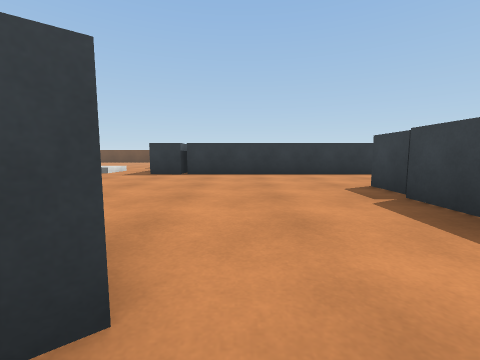
[1] (above)

24 first-person views from a walk through a 3-D level made in the Unity game engine. The camera is 0.61 m above the floor, tilts 6° down and sees 90° across. The floor is counted in squares, 1 m on a side. Each view is taken from the middle of a square. On the plan, view 1 faces up. The plan holds only what a view shows up to about 9 squares ahead; the rest is blank. The place goes on beyond the plan. The player is left out. Some surface patterns are stand-ins.

[2]
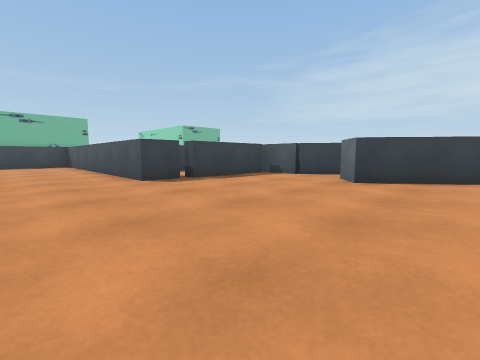

[3]
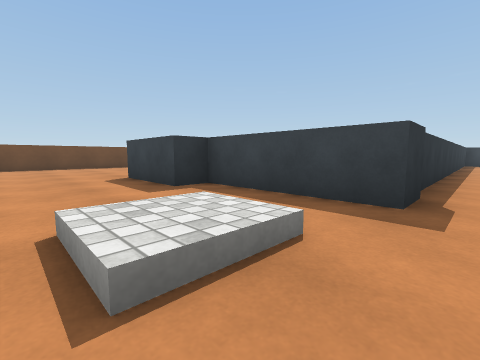

[4]
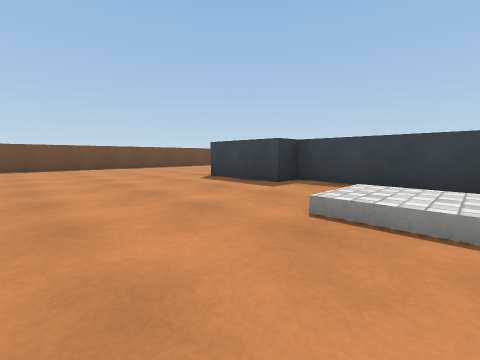

[5]
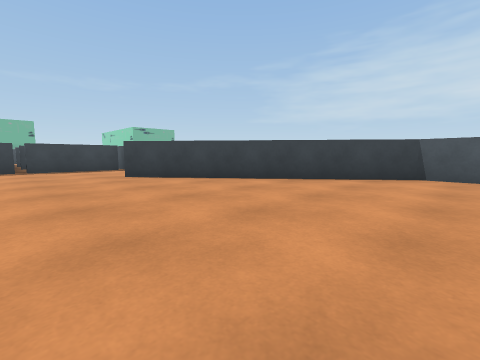

[6]
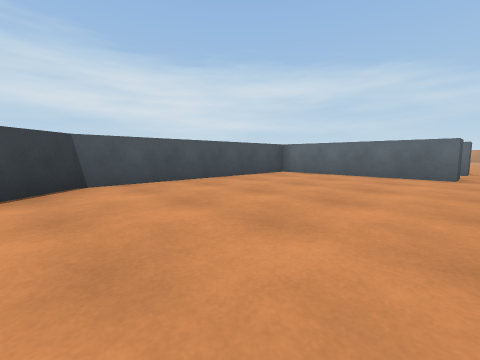

[7]
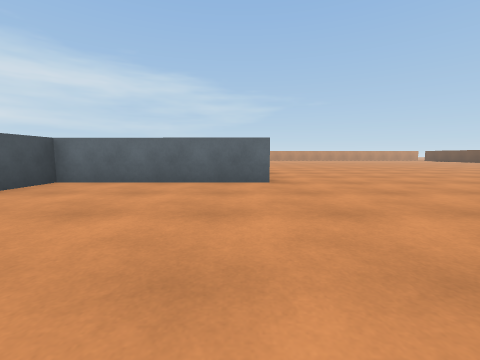

[8]
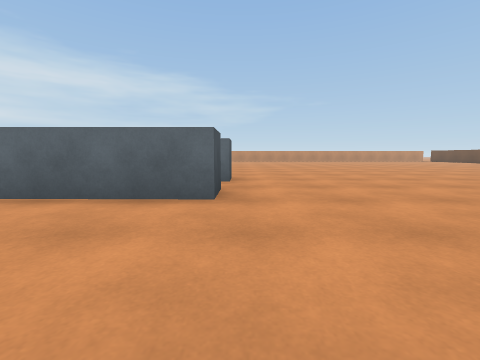

[9]
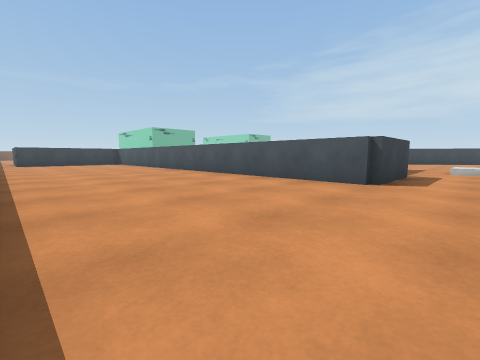

[10]
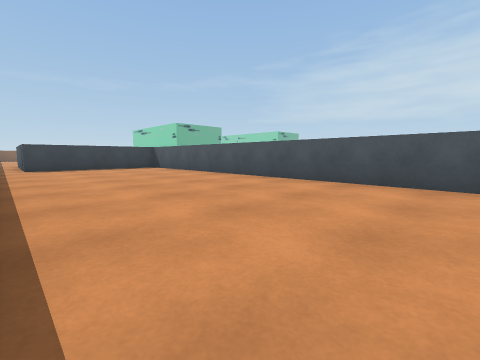

[11]
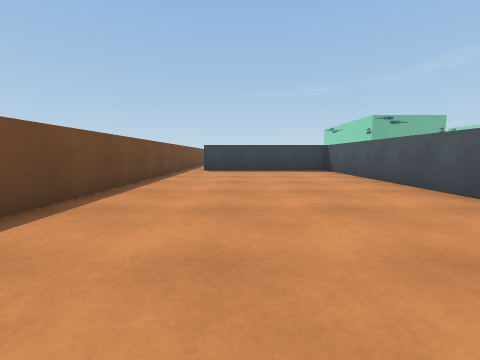

[12]
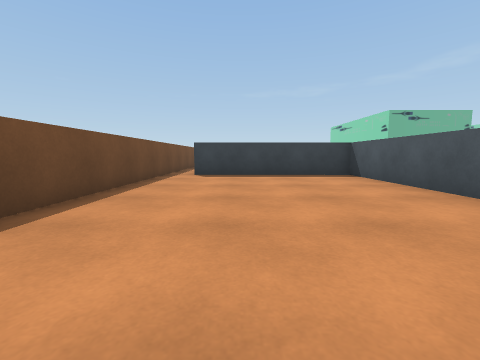

[13]
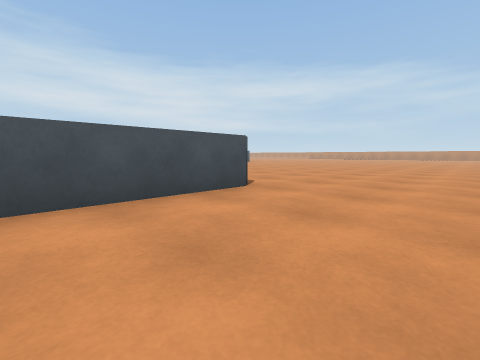

[14]
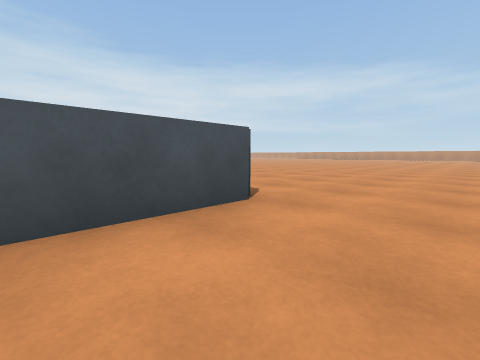

[15]
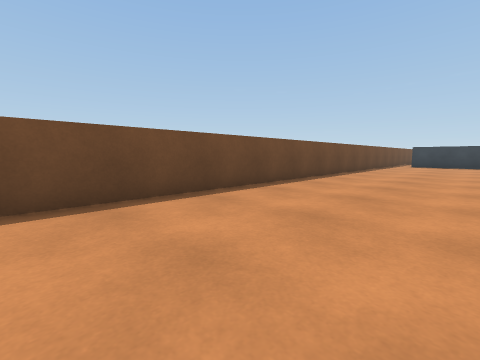

[16]
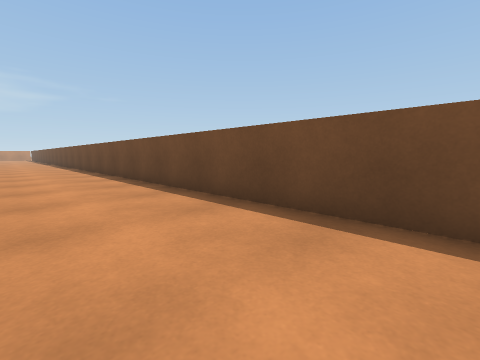

[17]
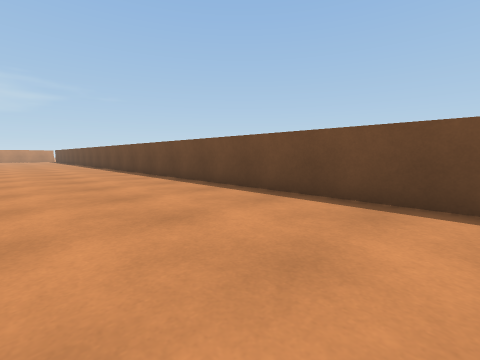

[18]
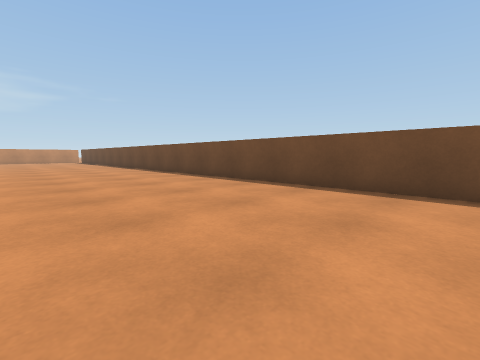

[19]
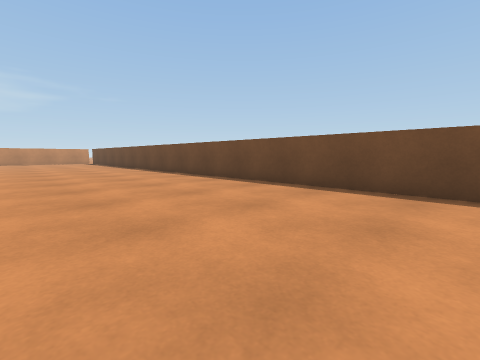

[20]
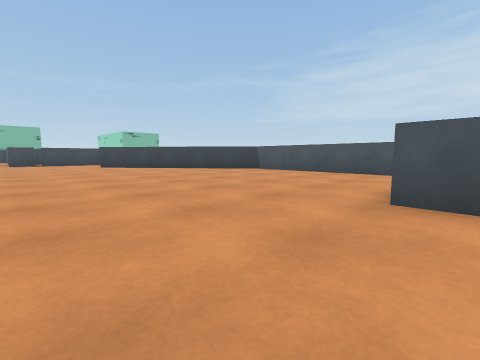

[21]
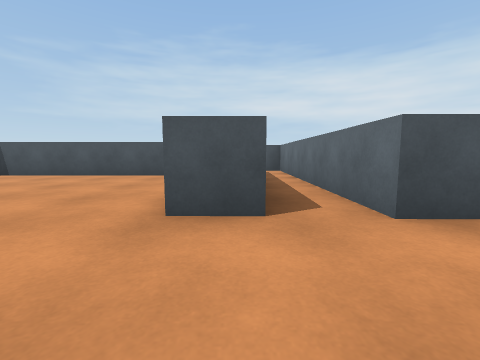

[22]
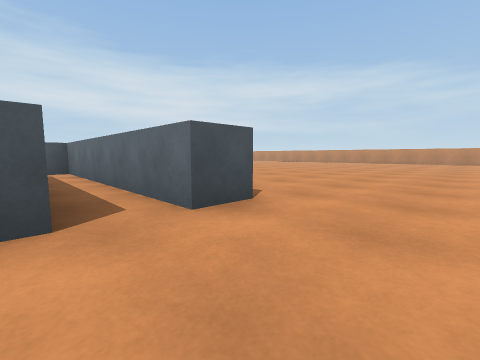

[23]
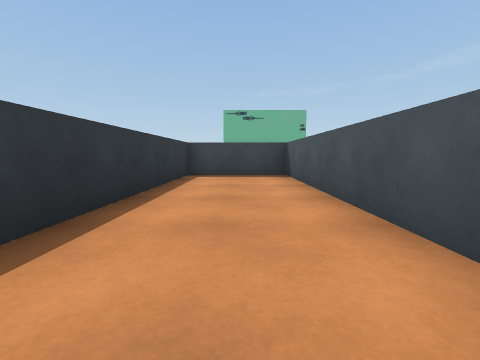

[24]
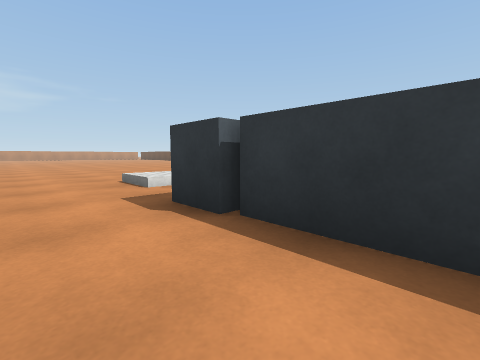

### Floor plan
Points are (right, up) in squares from view 1. A wall is a line through its corners. A room is listed if a view was taken in it or the views show most of it. See-through windows are left out.
Room 1 (view 1)
walls: (0, -0.6) (1.1, 0.3)
ways out: opening at (0, 1) to room 2
Room 2 (views 2, 3, 4, 5, 6, 7, 8, 9, 10, 11, 12, 13, 14, 15, 16, 17, 18, 19, 20, 21, 22, 23, 24)
walls: (-14.3, 1.7) (-13.3, 1.6) (-13.3, -3.1) (-6.9, -3.1) (-1.1, 1.6) (-0.4, 0.7); (2.6, 3.5) (2.6, 4.7) (11.2, 4.6) (11.3, 7.6) (-2.8, 7.7) (-2.8, 11.2) (-3.6, 11.2) (-3.6, 13.8) (11.3, 13.6) (11.4, 18.5); (-15.5, 1.7) (-15.5, -5.2) (-15, -5.2); (1.1, 0.3) (2.6, 0.3); (2.3, 0.5) (2.4, 3.4) (2.8, 3.4); (12.5, 19.3) (-20.5, 19.3)
low walls: (-5, 9.2) (-4.5, 9.2); (-4.4, 7.9) (-5.7, 7.9) (-5.7, 9.2)
ways out: opening at (0, 1) to room 1; opening at (-18, 2)

Where each view was taken, in squares from view 1:
view 1: 0 up, 0 right, facing up
view 2: 7 up, 3 left, facing down-right
view 3: 7 up, 6 left, facing up-right
view 4: 8 up, 8 left, facing up-right
view 5: 4 up, 8 left, facing down-right
view 6: 2 up, 6 left, facing down-left
view 7: 1 up, 8 left, facing left
view 8: 2 up, 10 left, facing left
view 9: 19 up, 5 left, facing down-right
view 10: 19 up, 0 right, facing down-right
view 11: 17 up, 2 right, facing right
view 12: 17 up, 4 right, facing right
view 13: 17 up, 0 right, facing down-left
view 14: 16 up, 1 left, facing down-left
view 15: 16 up, 3 left, facing up-right
view 16: 17 up, 0 right, facing up-left
view 17: 16 up, 7 left, facing up-left
view 18: 15 up, 11 left, facing up-left
view 19: 15 up, 14 left, facing up-left
view 20: 5 up, 14 left, facing down-right
view 21: 4 up, 14 left, facing down
view 22: 4 up, 14 left, facing down-left
view 23: 6 up, 4 right, facing right
view 24: 6 up, 0 right, facing up-left
